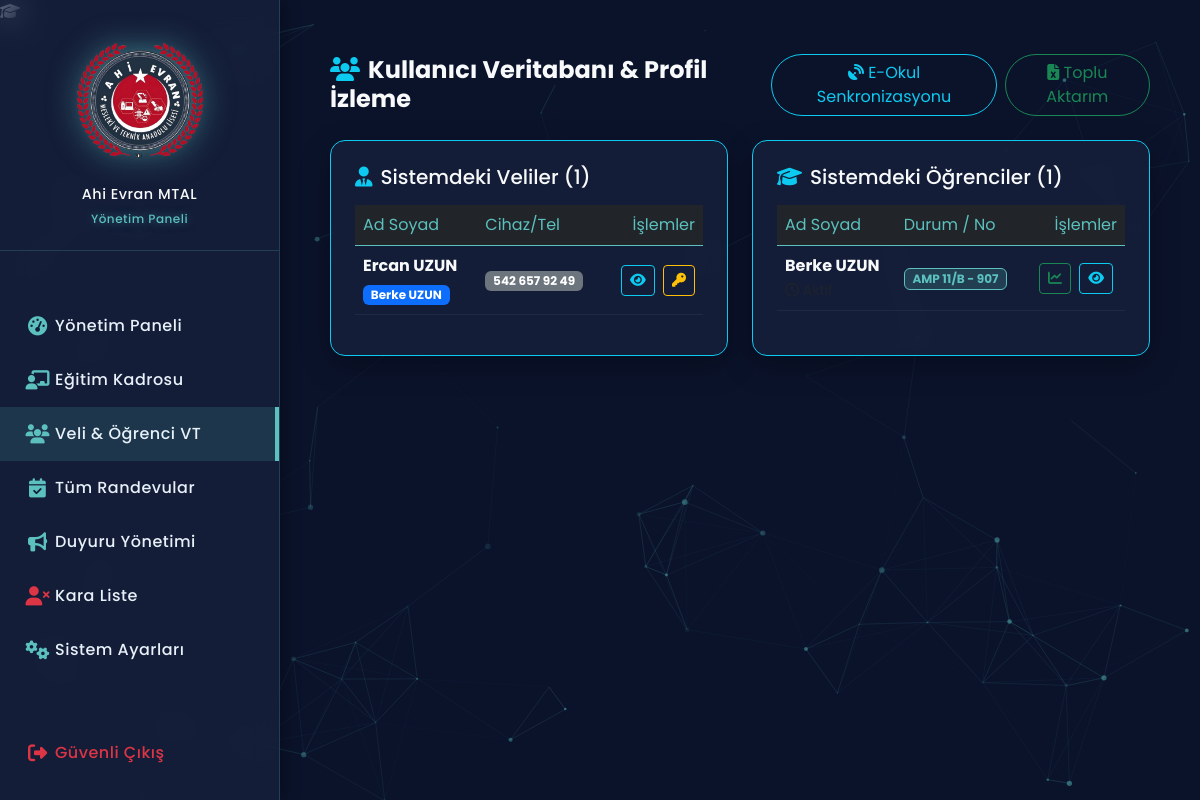
Screenshot of /pages/admin/users.php (signed in) with the database file from the repository.
### tables this page shows
CREATE TABLE `users` (
  `id` int(11) NOT NULL,
  `adi` varchar(50) NOT NULL,
  `soyadi` varchar(50) NOT NULL,
  `email` varchar(100) NOT NULL,
  `tc_kimlik` varchar(11) DEFAULT NULL,
  `telefon` varchar(20) DEFAULT NULL,
  `acil_telefon` varchar(20) DEFAULT NULL,
  `kan_grubu` varchar(10) DEFAULT NULL,
  `hatirlatici_zamani` varchar(20) DEFAULT '1_gun',
  `iki_adimli_dogrulama` tinyint(1) DEFAULT 0,
  `hesap_donduruldu` tinyint(1) DEFAULT 0,
  `kullanici_adi` varchar(50) NOT NULL,
  `cinsiyet` enum('Erkek','Kadın','Belirtmek İstemiyorum') NOT NULL,
  `sifre` varchar(255) NOT NULL,
  `rol` enum('veli','ogretmen','yonetici') DEFAULT 'veli',
  `brans` varchar(50) DEFAULT NULL,
  `profil_resmi` varchar(255) DEFAULT 'default.png',
  `email_onayli` tinyint(1) DEFAULT 0,
  `onay_kodu` varchar(100) DEFAULT NULL,
  `hatali_giris_sayisi` int(11) DEFAULT 0,
  `hesap_kilit_suresi` datetime DEFAULT NULL,
  `hatirla_token` varchar(255) DEFAULT NULL,
  `olusturulma_tarihi` timestamp NOT NULL DEFAULT current_timestamp(),
  `silindi_mi` tinyint(1) DEFAULT 0,
  `silinme_tarihi` datetime DEFAULT NULL,
  `son_guvenli_cikis` tinyint(1) DEFAULT 1
);

CREATE TABLE `ogrenciler` (
  `id` int(11) NOT NULL,
  `adi` varchar(50) NOT NULL,
  `soyadi` varchar(50) NOT NULL,
  `sinif` varchar(20) NOT NULL,
  `okul_no` varchar(20) NOT NULL,
  `tc_kimlik` varchar(11) NOT NULL,
  `telefon` varchar(15) DEFAULT NULL,
  `veli_adi` varchar(100) NOT NULL,
  `veli_telefon` varchar(15) NOT NULL,
  `sifre` varchar(255) NOT NULL,
  `kayit_tarihi` datetime DEFAULT current_timestamp()
);

### pages/admin/users.php (the view, shortened to what this page needs)
<?php
require_once '../../config/database.php';
$veliler = $db->query("SELECT * FROM users WHERE rol='veli' AND silindi_mi=0 ORDER BY adi ASC")->fetchAll();
$ogrenciler = $db->query("SELECT * FROM ogrenciler ORDER BY sinif ASC, adi ASC")->fetchAll();
?>
<!DOCTYPE html>
<html lang="tr">
<head>
    <link href="https://cdn.jsdelivr.net/npm/bootstrap@5.3.0/dist/css/bootstrap.min.css" rel="stylesheet">
    <link rel="stylesheet" href="https://cdnjs.cloudflare.com/ajax/libs/font-awesome/6.4.0/css/all.min.css">
    <link rel="stylesheet" href="../../assets/css/style.css?v=<?php echo time(); ?>">
</head>
<body class="bg-dark-space">
    <div class="school-watermark"><i class="fa-solid fa-graduation-cap"></i></div>
    <div id="particles-js" style="position: fixed; z-index: -1;"></div>
    <nav class="glass-sidebar">
        <div class="text-center mb-5 mt-3 px-2 text-light fw-bold" style="border-bottom: 1px solid rgba(91, 192, 190, 0.2); padding-bottom: 20px;">
            <img src="../../assets/img/logo.png" alt="Logo" class="sidebar-logo mb-3"><br>
            <span class="sidebar-text" style="font-size: 0.9rem;">Ahi Evran MTAL<br><span class="neon-text" style="font-size: 0.75rem;">Yönetim Paneli</span></span>
        </div>
        <a href="dashboard.php" class="sidebar-link"><i class="fa-solid fa-gauge-high"></i> <span class="sidebar-text">Yönetim Paneli</span></a>
        <a href="teachers.php" class="sidebar-link"><i class="fa-solid fa-chalkboard-user"></i> <span class="sidebar-text">Eğitim Kadrosu</span></a>
        <a href="users.php" class="sidebar-link active" style="background: rgba(91, 192, 190, 0.15); border-right: 4px solid var(--neon-blue);"><i class="fa-solid fa-users"></i> <span class="sidebar-text">Veli & Öğrenci VT</span></a>
        <a href="appointments.php" class="sidebar-link"><i class="fa-solid fa-calendar-check"></i> <span class="sidebar-text">Tüm Randevular</span></a>
        <a href="announcements.php" class="sidebar-link"><i class="fa-solid fa-bullhorn"></i> <span class="sidebar-text">Duyuru Yönetimi</span></a>
        <a href="blacklist.php" class="sidebar-link"><i class="fa-solid fa-user-xmark text-danger"></i> <span class="sidebar-text">Kara Liste</span></a>
        <a href="settings.php" class="sidebar-link"><i class="fa-solid fa-gears"></i> <span class="sidebar-text">Sistem Ayarları</span></a>
        <div style="position: absolute; bottom: 20px; width: 100%;">
            <a href="../../logout.php" class="sidebar-link text-danger"><i class="fa-solid fa-right-from-bracket text-danger"></i> <span class="sidebar-text">Güvenli Çıkış</span></a>
        </div>
    </nav>
    <div class="main-content" style="padding: 30px 50px;">
        <div class="d-flex justify-content-between align-items-center mb-4">
            <h4 class="text-light fw-bold m-0"><i class="fa-solid fa-users text-info me-2"></i>Kullanıcı Veritabanı & Profil İzleme</h4>
            <div class="d-flex gap-2">
                <button class="btn btn-outline-info rounded-pill" onclick="alert('E-Okul MEB API devamsızlık ve not robotu şu an çevrimiçi çalışıyor.')"><i class="fa-solid fa-satellite-dish"></i> E-Okul Senkronizasyonu</button>
                <button class="btn btn-outline-success rounded-pill" data-bs-toggle="modal" data-bs-target="#excelModal"><i class="fa-solid fa-file-excel"></i> Toplu Aktarım</button>
            </div>
        </div>
        <div class="row g-4 mb-4">
            <div class="col-lg-6">
                <div class="glass-card p-4 h-100 border border-info">
                    <h5 class="text-light mb-3"><i class="fa-solid fa-user-tie text-info me-2"></i>Sistemdeki Veliler (<?php echo count($veliler); ?>)</h5>
                    <div class="table-responsive" style="max-height: 500px; overflow-y: auto;">
                        <table class="table table-custom-dark align-middle">
                            <thead class="sticky-top bg-dark">
                                <tr>
                                    <th>Ad Soyad</th>
                                    <th>Cihaz/Tel</th>
                                    <th class="text-end">İşlemler</th>
                                </tr>
                            </thead>
                            <tbody>
                                <?php
                                foreach($veliler as $v):
                                    $cocuklar = [];
                                    if (!empty($v['telefon'])) {
                                        $cocuk_stmt = $db->prepare("SELECT adi, soyadi, sinif FROM ogrenciler WHERE veli_telefon = ?");
                                        $cocuk_stmt->execute([$v['telefon']]);
                                        $cocuklar = $cocuk_stmt->fetchAll();
                                    }
                                    $cocuk_str = "";
                                    $cocuk_html = "";
                                    foreach($cocuklar as $c) {
                                        $cocuk_str .= $c['adi']." ".$c['soyadi']." (".$c['sinif'].")<br>";
                                        $cocuk_html .= "<span class='badge bg-primary me-1'>".$c['adi']." ".$c['soyadi']."</span>";
                                    }
                                ?>
                                <tr>
                                    <td>
                                        <span class="d-block text-light fw-bold"><?php echo htmlspecialchars($v['adi'] . ' ' . $v['soyadi']); ?></span>
                                        <div class="mt-1"><?php echo $cocuk_html; ?></div>
                                    </td>
                                    <td><span class="badge bg-secondary"><?php echo htmlspecialchars($v['telefon'] ?? '-'); ?></span></td>
                                    <td class="text-end text-nowrap">
                                        <button class="btn btn-sm btn-outline-info me-1" onclick="veliProfilAc('<?php echo htmlspecialchars(addslashes($v['adi'].' '.$v['soyadi'])); ?>', '<?php echo htmlspecialchars(addslashes($v['tc_kimlik'])); ?>', '<?php echo htmlspecialchars(addslashes($v['telefon'] ?? 'Bilinmiyor')); ?>', '<?php echo htmlspecialchars(addslashes($v['kullanici_adi'] ?? '-')); ?>', '<?php echo htmlspecialchars(addslashes($v['email'] ?? '-')); ?>', '<?php echo htmlspecialchars(addslashes($cocuk_str)); ?>')" title="Profili İncele"><i class="fa-solid fa-eye"></i></button>
                                        <a href="?sifre_sifirla=<?php echo $v['id']; ?>&tur=veli" class="btn btn-sm btn-outline-warning" title="Şifreyi Sıfırla (123456)" onclick="return confirm('Emin misiniz?');"><i class="fa-solid fa-key"></i></a>
                                    </td>
                                </tr>
                                <?php endforeach; ?>
                            </tbody>
                        </table>
                    </div>
                </div>
            </div>
            <div class="col-lg-6">
                <div class="glass-card p-4 h-100 border border-info">
                    <h5 class="text-light mb-3"><i class="fa-solid fa-graduation-cap text-info me-2"></i>Sistemdeki Öğrenciler (<?php echo count($ogrenciler); ?>)</h5>
                    <div class="table-responsive" style="max-height: 500px; overflow-y: auto;">
                        <table class="table table-custom-dark align-middle">
                            <thead class="sticky-top bg-dark">
                                <tr>
                                    <th>Ad Soyad</th>
                                    <th>Durum / No</th>
                                    <th class="text-end">İşlemler</th>
                                </tr>
                            </thead>
                            <tbody>
                                <?php foreach($ogrenciler as $o): ?>
                                <tr>
                                    <td>
                                        <span class="d-block text-light fw-bold"><?php echo htmlspecialchars($o['adi'] . ' ' . $o['soyadi']); ?></span>
                                        <small class="text-muted"><i class="fa-regular fa-clock"></i> Aktif</small>
                                    </td>
                                    <td>
                                        <span class="badge" style="background: rgba(91,192,190,0.2); color: var(--neon-blue); border:1px solid var(--neon-blue);"><?php echo htmlspecialchars($o['sinif'] . ' - ' . $o['okul_no']); ?></span>
                                    </td>
                                    <td class="text-end text-nowrap">
                                        <button class="btn btn-sm btn-outline-success me-1" onclick="devamsizlikSorgula('<?php echo htmlspecialchars(addslashes($o['tc_kimlik'])); ?>', '<?php echo htmlspecialchars(addslashes($o['adi'])); ?>')" title="E-Okul Devamsızlık"><i class="fa-solid fa-chart-line"></i></button>
                                        <button class="btn btn-sm btn-outline-info me-1" onclick="ogrenciProfilAc('<?php echo htmlspecialchars(addslashes($o['adi'].' '.$o['soyadi'])); ?>', '<?php echo htmlspecialchars(addslashes($o['tc_kimlik'])); ?>', '<?php echo htmlspecialchars(addslashes($o['okul_no'])); ?>', '<?php echo htmlspecialchars(addslashes($o['sinif'])); ?>')" title="Profili İncele"><i class="fa-solid fa-eye"></i></button>
                                    </td>
                                </tr>
                                <?php endforeach; ?>
                            </tbody>
                        </table>
                    </div>
                </div>
            </div>
        </div>
    </div>
</body>
</html>

### assets/css/style.css (style rules this page uses)
:root { --space-dark: #0B132B; --card-dark: #1C2541; --neon-blue: #5BC0BE; --text-light: #E6F1F9; --text-muted: #A0B2C6; }
body.bg-dark-space { background-color: var(--space-dark); color: var(--text-light); font-family: 'Poppins', sans-serif; overflow-x: hidden; margin: 0; padding: 0; min-height: 100vh; }
#particles-js { position: absolute; width: 100%; height: 100%; background-color: transparent; z-index: 0; top: 0; left: 0; }
.neon-text { color: var(--neon-blue); text-shadow: 0 0 10px rgba(91, 192, 190, 0.5); }
.glass-sidebar { position: fixed; top: 0; left: 0; width: 280px; height: 100vh; background: rgba(28, 37, 65, 0.6); backdrop-filter: blur(15px); border-right: 1px solid rgba(91, 192, 190, 0.2); z-index: 1000; overflow-y: auto; overflow-x: hidden; padding-top: 20px; box-shadow: 5px 0 15px rgba(0,0,0,0.3); }
.sidebar-logo { width: 130px; height: 130px; object-fit: contain; filter: drop-shadow(0 0 15px rgba(91, 192, 190, 0.6)); transition: transform 0.4s ease; }
.sidebar-link { display: flex; align-items: center; padding: 15px 20px; color: var(--text-light); text-decoration: none; transition: all 0.3s; }
.sidebar-link i { min-width: 35px; font-size: 1.2rem; color: var(--neon-blue); text-align: center; }
.sidebar-text { opacity: 1; font-weight: 500; letter-spacing: 0.5px; }
.main-content { margin-left: 280px; width: calc(100% - 280px); padding: 0; transition: all 0.4s ease; position: relative; z-index: 1; overflow-x: hidden; box-sizing: border-box; }
.glass-card { background: rgba(28, 37, 65, 0.6); backdrop-filter: blur(12px); border: 1px solid rgba(255, 255, 255, 0.05); border-radius: 15px; box-shadow: 0 10px 30px rgba(0,0,0,0.3); padding: 25px; transform-style: preserve-3d; transform: perspective(1000px); border-top: 1px solid rgba(255,255,255,0.1); border-left: 1px solid rgba(255,255,255,0.1); }
#particles-js { position: fixed; width: 100%; height: 100%; top: 0; left: 0; z-index: -1; }

### pages/admin/users.php (style rules this page uses)
.table-custom-dark { --bs-table-bg: transparent; background: transparent; }
.table-custom-dark th { border-bottom: 1px solid var(--neon-blue); color: var(--neon-blue); font-weight: normal; background: transparent !important; }
.table-custom-dark td { border-bottom: 1px solid rgba(255,255,255,0.05); color: #E6F1F9; vertical-align: middle; background: transparent !important; }

### rows the page displays
users: adi+soyadi "Ercan UZUN", adi "Berke", soyadi "UZUN", telefon "542 657 92 49"
ogrenciler: adi+soyadi "Berke UZUN", sinif+okul_no "AMP 11/B - 907"

### other values shown
count($veliler) "1"
count($ogrenciler) "1"
